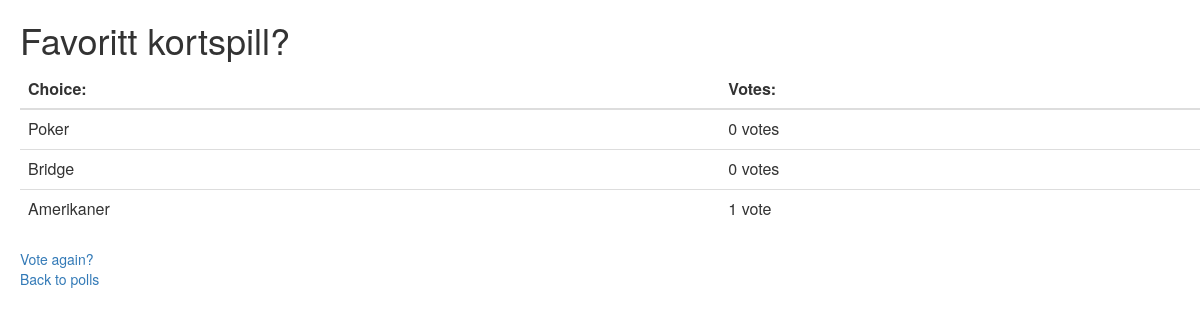
Before: /polls/7/results/ (signed in) with the older database file.
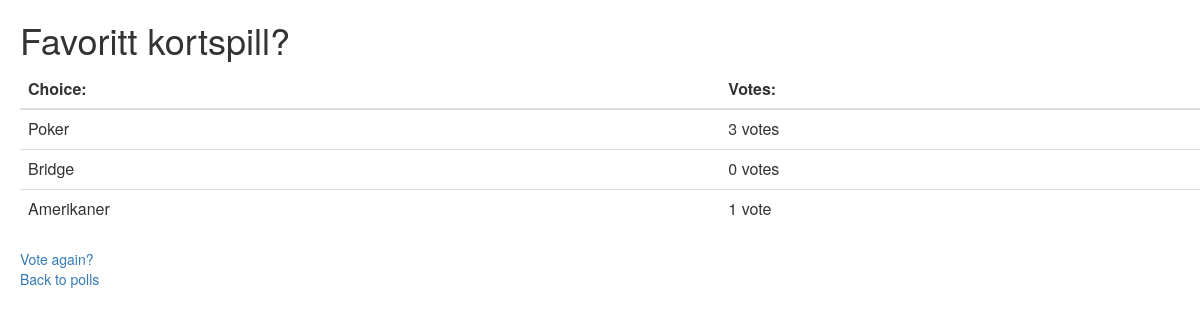
After: the same page with the newer database file.
### polls/models.py (models this page shows, shortened)
class Choice(models.Model):
    question = models.ForeignKey(Question, on_delete=models.CASCADE)
    choice_text = models.CharField(max_length=200)
    votes = models.IntegerField(default=0)

### polls/views.py (the view)
# urls.py: path('<int:pk>/results/', views.ResultsView.as_view(), name='results'),
class ResultsView(LoginRequiredMixin, generic.DetailView):
    model = Question
    template_name = 'polls/results.html'

### templates/polls/results.html (shortened to what this page needs)
{% load static %}
<link rel="stylesheet" type="text/css" href="{% static 'polls/style.css' %}">
<!DOCTYPE html>
<html lang="en">
<head>
    <link rel="stylesheet" href="https://maxcdn.bootstrapcdn.com/bootstrap/3.3.7/css/bootstrap.min.css">
</head>
<body>
    <h1>{{ question.question_text }}</h1>
    <table class="table" id="choice_table">
    <thead>
      <tr>
        <th>Choice:</th>
        <th>Votes:</th>
        {% for choice in question.choice_set.all %}
            <tr>
                <td>{{ choice.choice_text }}</td>
                <td>{{ choice.votes }} vote{{ choice.votes|pluralize }}</td>
            </tr>
        {% endfor %}
      </tr>
    </thead>
    </table>
    <a href="{%  url 'polls:detail' question.id %}">Vote again?</a>
    <br>
    <a href="{%  url 'polls:polls' %}">Back to polls</a>
</body>
</html>

Changed rows visible on the page:
changed Choice "Poker": votes "0" → "3"
